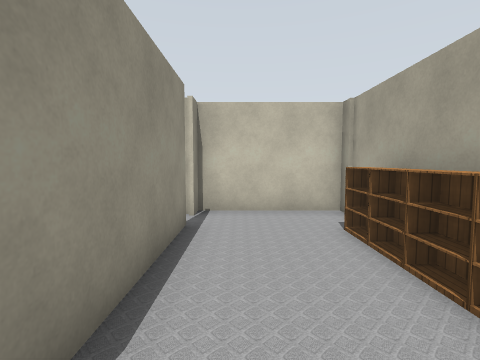
view 1 (above)

16 first-person views from a walk through a Gazebo world. The camera is 1.3 m above the floor, tilts 4° down and sees 85° across. Floor lines are 1 m apart. The floor is counted in squares, 1 m on a side. Each view is taken from the middle of a square. On the plan, view 1 faces up. The plan holds only what a view shows up to about 13 squares ahead; the rest is blank. The place goes on beyond the plan. Simple patterns stand in for the simulator's built-in surfaces.

view 2
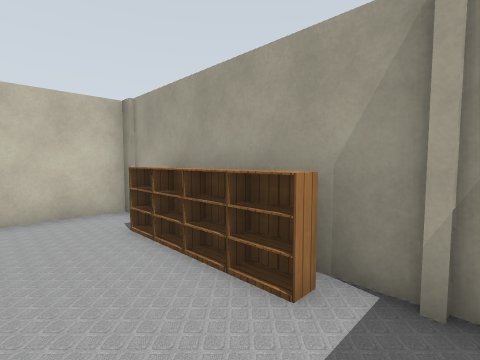

view 3
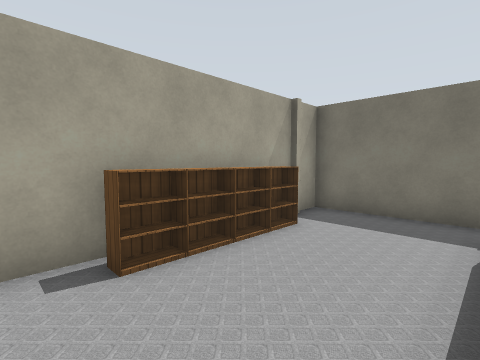

view 4
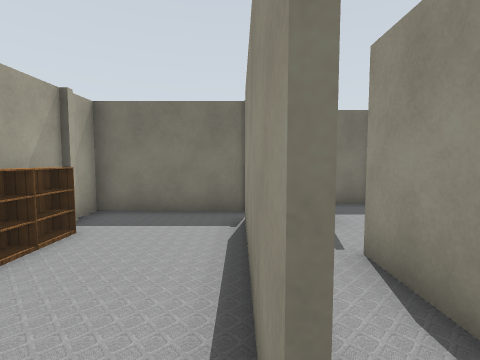

view 5
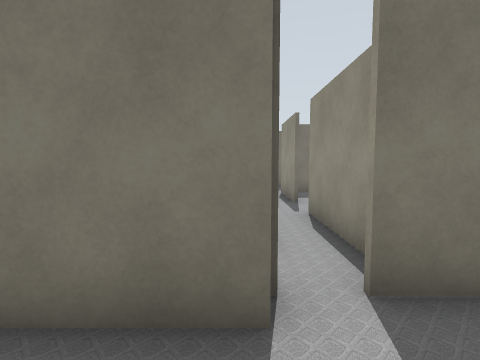

view 6
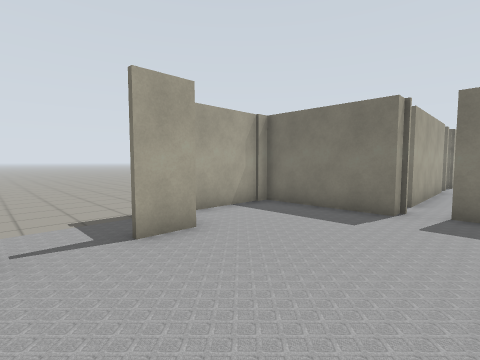

view 7
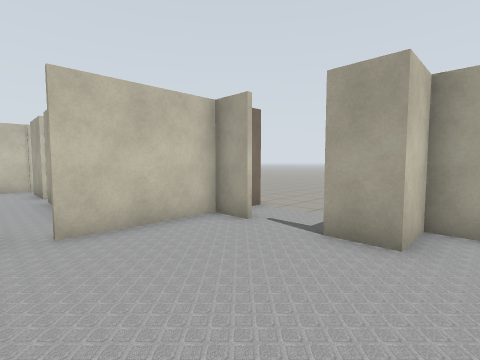

view 8
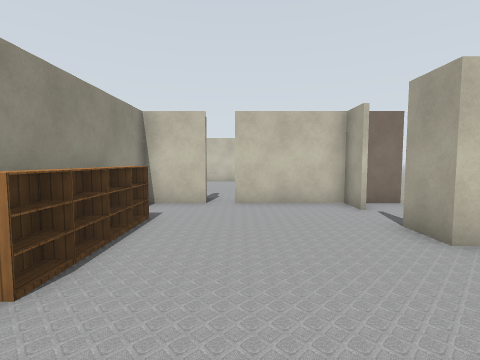

view 9
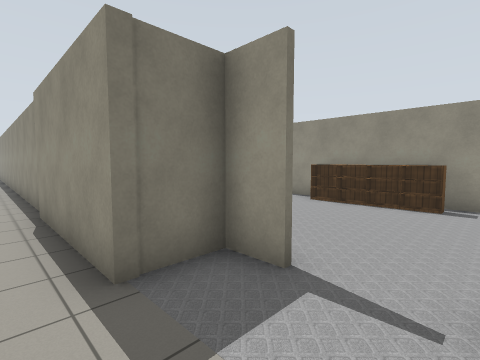

view 10
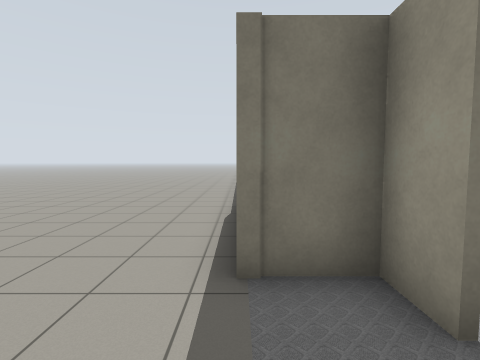

view 11
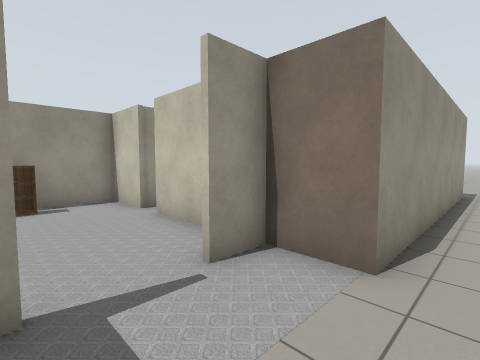

view 12
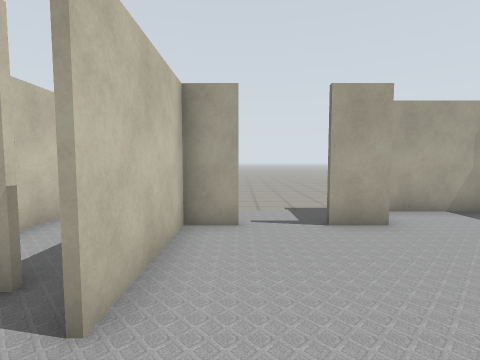

view 13
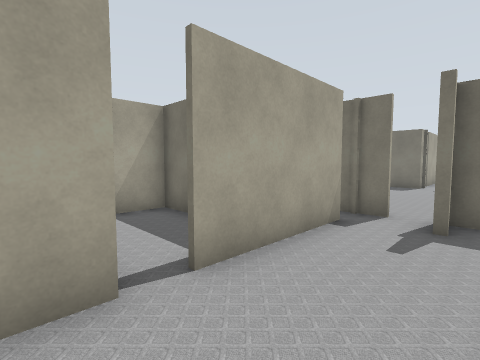

view 14
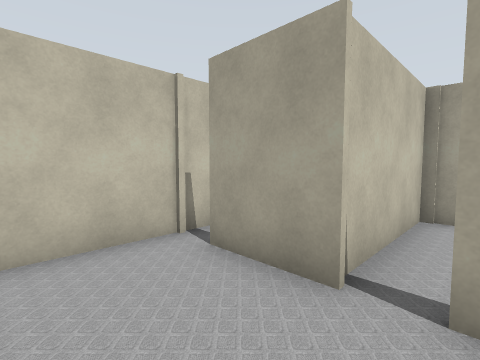

view 15
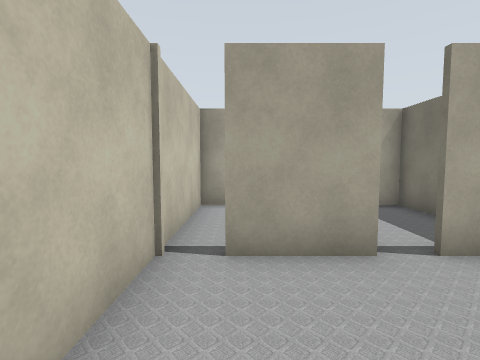

view 16
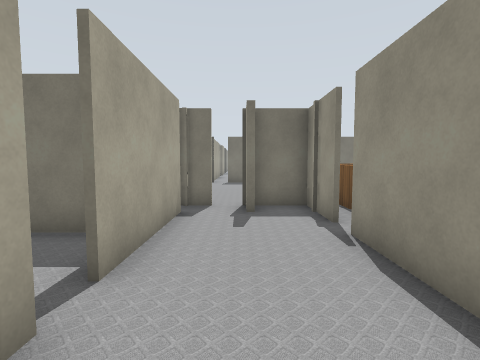

### Floor plan
Ten units are one square. View 1 is at (0, 0); x grows to the right and y downward. Boxes are objects, and circles mark ways between rooms. Rooms are numbered by the first view taken in them; rooms with no view inside come last. Other rooms are left out.
<svg viewBox="-55 -247 100 286">
<path fill="none" stroke="#000" d="M-11 -54 -11 -1M28 -69 -11 -69 -11 -62M-12 8 28 8 28 -71M28 -71 28 -110 13 -110 13 -122M-12 -65 -12 -70 28 -70M14 -122 14 -111 30 -111 30 34M-34 -65 -22 -65M13 -140 13 -152M14 -152 14 -140M30 -152 -22 -152M-32 -152 -50 -152M-50 -150 -50 -80M-15 -212 -15 -232M-50 -210 -50 -184M-50 -175 -50 -150M-15 -162 -15 -202M-9 -242 -39 -242M-34 -152 -34 -164M-50 -153 -30 -153M-2 -183 28 -183 28 -212 -15 -212M28 -242 -9 -242"/>
<rect x="15" y="-25" width="10" height="10" fill="#bbb"><title>bookshelf</title></rect>
<rect x="15" y="-35" width="10" height="10" fill="#bbb"><title>bookshelf</title></rect>
<rect x="15" y="-45" width="10" height="10" fill="#bbb"><title>bookshelf</title></rect>
<rect x="15" y="-55" width="10" height="10" fill="#bbb"><title>bookshelf</title></rect>
<rect x="-45" y="-105" width="10" height="10" fill="#bbb"><title>bookshelf</title></rect>
<rect x="-45" y="-115" width="10" height="10" fill="#bbb"><title>bookshelf</title></rect>
<rect x="-45" y="-125" width="10" height="10" fill="#bbb"><title>bookshelf</title></rect>
<rect x="-45" y="-135" width="10" height="10" fill="#bbb"><title>bookshelf</title></rect>
<circle cx="-10" cy="-200" r="3" fill="#2a7"/>
<circle cx="-10" cy="-230" r="3" fill="#2a7"/>
<text x="10" y="-30">1</text>
<text x="10" y="-80">2</text>
<text x="-30" y="-200">3</text>
<text x="10" y="-200">4</text>
<text x="10" y="-230">5</text>
</svg>
Room 3 opens to room 4. Room 3 opens to room 5.

Where each view was taken, in squares from view 1:
view 1: 0 up, 0 right, facing up
view 2: 0 up, 0 right, facing up-right
view 3: 6 up, 1 left, facing down-right
view 4: 6 up, 1 left, facing down
view 5: 9 up, 1 left, facing down
view 6: 14 up, 3 left, facing down-right
view 7: 10 up, 3 left, facing up-right
view 8: 7 up, 2 left, facing up
view 9: 14 up, 4 right, facing down-left
view 10: 14 up, 3 right, facing down
view 11: 12 up, 4 right, facing up-left
view 12: 14 up, 4 left, facing right
view 13: 22 up, 4 left, facing down-right
view 14: 20 up, 4 left, facing up-right
view 15: 23 up, 5 left, facing right
view 16: 23 up, 3 left, facing down
